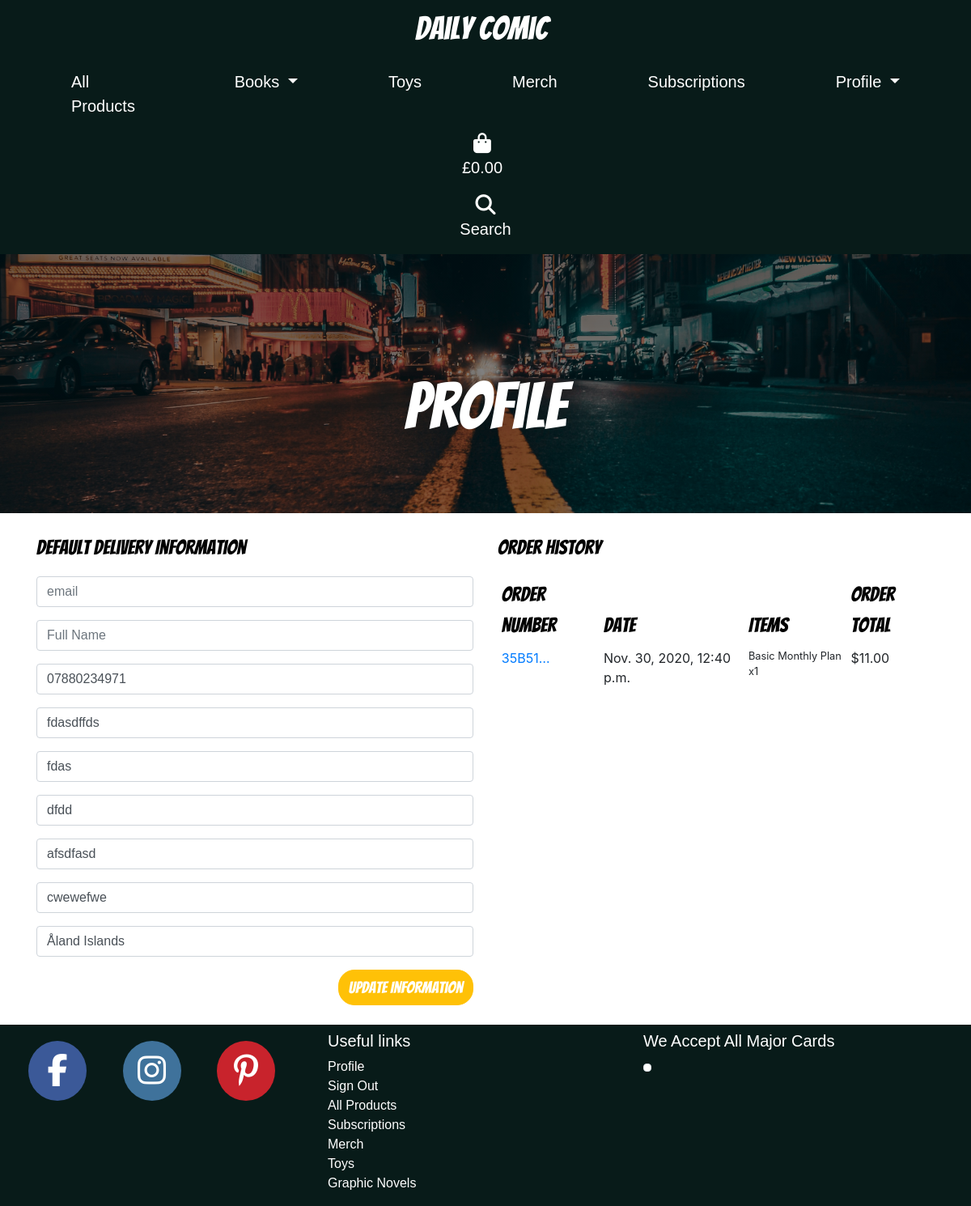
The page /profile/ (signed in) on the database as committed earlier.
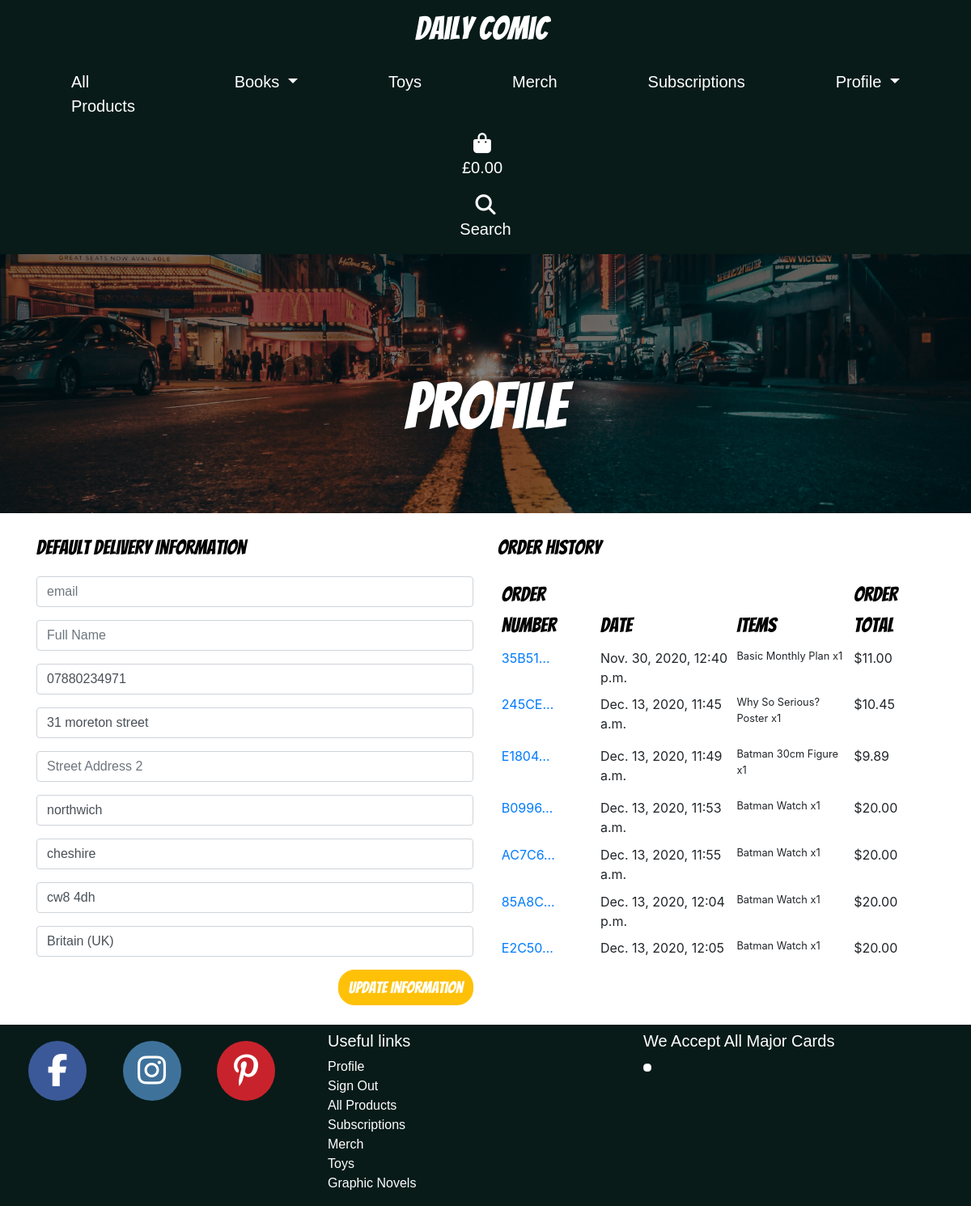
The same page on the database as committed later.
### profiles/models.py (models this page shows, shortened)
class  Userprofiles(models.Model):
    user = models.OneToOneField(User, on_delete=models.CASCADE)
    default_email = models.CharField(max_length=80,
                                               null=True, blank=True)
    default_full_name = models.CharField(max_length=80,
                                               null=True, blank=True)
    default_phone_number = models.CharField(max_length=20,
                                            null=True, blank=True)
    default_street_address1 = models.CharField(max_length=80,
                                               null=True, blank=True)
    default_street_address2 = models.CharField(max_length=80,
                                               null=True, blank=True)
    default_town_or_city = models.CharField(max_length=40,
                                            null=True, blank=True)
    default_county = models.CharField(max_length=80,
                                      null=True, blank=True)
    default_postcode = models.CharField(max_length=20,
                                        null=True, blank=True)
    default_country = CountryField(blank_label='Country',
                                   null=True, blank=True)

### checkout/models.py (models this page shows, shortened)
class Order(models.Model):
    order_number = models.CharField(max_length=32, null=False, editable=False)
    user_profile = models.ForeignKey(
        Userprofiles, on_delete=models.SET_NULL, null=True,
        blank=True, related_name='orders')
    full_name = models.CharField(max_length=50, null=False, blank=False)
    email = models.EmailField(max_length=254, null=False, blank=False)
    phone_number = models.CharField(max_length=20, null=False, blank=False)
    country = CountryField(blank_label="Country *", null=False, blank=False)
    postcode = models.CharField(max_length=20, null=True, blank=True)
    town_or_city = models.CharField(max_length=40, null=False, blank=False)
    street_address1 = models.CharField(max_length=80, null=False, blank=False)
    street_address2 = models.CharField(max_length=80, null=True, blank=True)
    county = models.CharField(max_length=80, null=True, blank=True)
    date = models.DateTimeField(auto_now_add=True)
    delivery_cost = models.DecimalField(
        max_digits=6, decimal_places=2, null=False, default=0)
    order_total = models.DecimalField(
        max_digits=10, decimal_places=2, null=False, default=0)
    grand_total = models.DecimalField(
        max_digits=10, decimal_places=2, null=False, default=0)
    original_bag = models.TextField(null=False, blank=False, default='')
    stripe_pid = models.CharField(
        max_length=254, null=False, blank=False, default='')

class OrderLineItem(models.Model):
    order = models.ForeignKey(
        Order, null=False, blank=False, on_delete=models.CASCADE, related_name='lineitems')
    product = models.ForeignKey(
        Product, null=False, blank=False, on_delete=models.CASCADE)
    sub_id = models.CharField(max_length=254, blank=True)
    product_size = models.CharField(
        max_length=2, null=True, blank=True)  # XS, S, M, L, XL
    quantity = models.IntegerField(null=False, blank=False, default=0)
    lineitem_total = models.DecimalField(
        max_digits=6, decimal_places=2,
        null=False, blank=False, editable=False)

### products/models.py (models this page shows, shortened)
class Product(models.Model):
    category = models.ForeignKey(
        'Category', null=True, blank=True, on_delete=models.SET_NULL)
    sku = models.CharField(max_length=254, blank=True)
    name = models.CharField(max_length=254)
    universe = models.CharField(max_length=254, blank=True)
    hero = models.CharField(max_length=254, blank=True)
    author = models.CharField(max_length=254, blank=True)
    artist = models.CharField(max_length=254, blank=True)
    publishedby = models.CharField(max_length=254, blank=True)
    description = models.TextField()
    has_sizes = models.BooleanField(default=False, null=True, blank=True)
    is_subscription = models.BooleanField(default=False, null=True, blank=True)
    sub_id = models.CharField(max_length=254, blank=True)
    rrp = models.DecimalField(max_digits=6, decimal_places=2)
    price = models.DecimalField(max_digits=6, decimal_places=2)
    image_url = models.URLField(
        max_length=1024, blank=True)
    image = models.ImageField(blank=True)

### profiles/views.py (the view)
# urls.py: path('', views.theProfile, name='theprofile'),
def theProfile(request):
    profile = get_object_or_404(Userprofiles, user=request.user)
    if request.method == 'POST':
        form = ProfileForm(request.POST, instance=profile)
        if form.is_valid():
            form.save()
            messages.success(
                request, 'Successfully updated your details!')
    orders = profile.orders.all()
    template = 'profiles/theprofile.html'
    form = ProfileForm(instance=profile)
    context = {
        'form': form,
        'orders': orders,
        'on_profile': True,
    }
    return render(request, template, context)

### profiles/forms.py
class ProfileForm(forms.ModelForm):
    class Meta:
        model = Userprofiles
        exclude = ('user',)
    def __init__(self, *args, **kwargs):
        super().__init__(*args, **kwargs)
        placeholders = {
            'default_email': 'email',
            'default_full_name': 'Full Name',
            'default_phone_number': 'Phone Number',
            'default_country': 'Country',
            'default_postcode': 'Postal Code',
            'default_town_or_city': 'Town or City',
            'default_street_address1': 'Street Address 1',
            'default_street_address2': 'Street Address 2',
            'default_county': 'County',
        }
        self.fields['default_phone_number'].widget.attrs['autofocus'] = True
        for field in self.fields:
            if self.fields[field].required:
                placeholder = f'{placeholders[field]} *'
            else:
                placeholder = placeholders[field]
            self.fields[field].widget.attrs['placeholder'] = placeholder
            self.fields[field].widget.attrs['class'] = ''
            self.fields[field].label = False

### bag/contexts.py (called while the page is built, shortened)
def basket_contents(request):
    bag_items = []
    total = 0
    product_count = 0
    bag = request.session.get('bag', {})
    if total < settings.FREE_DELIVERY_THRESHOLD:
        delivery = total * Decimal(settings.STANDARD_DELIVERY_PERCENTAGE / 100)
        free_delivery_delta = settings.FREE_DELIVERY_THRESHOLD - total
    else:
        delivery = 0
        free_delivery_delta = 0
    grand_total = delivery + total
    context = {
        'bag_items': bag_items,
        'total': total,
        'product_count': product_count,
        'delivery': delivery,
        'free_delivery_delta': free_delivery_delta,
        'free_delivery_threshold': settings.FREE_DELIVERY_THRESHOLD,
        'grand_total': grand_total,
    }
    return context

### profiles/templates/profiles/theprofile.html (shortened to what this page needs)
{% extends "base.html" %}
{% load static %}
{% block extra_css %}
    <link rel="stylesheet" href="{% static 'profiles/css/profiles.css' %}">
{% endblock %}
{% block content %}
    <div class="hero-image1">
	<div class="hero-text">
    <h1>Profile</h1>
	</div>
</div>
<div class="container warpper">
	<div class="row mb-4">
		<div class="col-12 col-lg-6 mt-4">
			<p class="product-title">Default Delivery Information</p>
			<form class="mt-3 product-text" action="{% url 'theprofile' %}" method="POST" id="profile-update-form">
				{{ form|crispy }}
				<button class="btn btn-warning produtPageButton float-right">Update Information</button>
			</form>
		</div>
		<div class="col-12 col-lg-6 mt-4 mb-4">
			<p class="product-title">Order History</p>
			<div class="order-history table-responsive">
				<table class="table table-sm table-borderless">
					<thead class="product-title table-head">
						<tr>
							<th>Order Number</th>
							<th>Date</th>
							<th>Items</th>
							<th>Order Total</th>
						</tr>
					</thead>
					<tbody>
				 {% for order in orders %}
                                <tr>
                                    <td>
                                        <a href="{% url 'order_history' order.order_number %}"
                                        title="{{ order.order_number }}">
                                            {{ order.order_number|truncatechars:6 }}
                                        </a>
                                    </td>
                                    <td>{{ order.date }}</td>
                                    <td>
                                        <ul class="list-unstyled">
                                            {% for item in order.lineitems.all %}
                                                <li class="small">
                                                    {{ item.product.name }} x{{ item.quantity }}
                                                </li>
                                            {% endfor %}
                                        </ul>
                                    </td>
                                    <td>${{ order.grand_total }}</td>
                                </tr>
                            {% endfor %}
                        </tbody>
                    </table>
                </div>
            </div>
</div>
</div>
{% endblock %}

### templates/base.html (shortened to what this page needs)
{% load static %}
<!DOCTYPE html>
<html lang="en">
<head>
	{% block core_cs %}
	<link rel="stylesheet" href="https://stackpath.bootstrapcdn.com/bootstrap/4.5.2/css/bootstrap.min.css"
>
	<link rel="stylesheet" href="{% static 'css/base.css' %}">
	{% endblock %}
	{% block extra_css %}
	{% endblock %}
</head>
<body>
<div class="bg-dark text-center">
	<a class="navbar-brand ml-3" href="{% url 'products' %}">
    <span class="card-heading">Daily Comic </span>
  </a>
</div>
<nav class="navbar navbar-expand-xl navbar-dark bg-dark ">
  <div class="collapse navbar-collapse flex-column " id="navbar">
    <ul class="navbar-nav justify-content-center w-100 bg-secondary px-3 bg-dark">
       <li class="nav-item">
					<a class="nav-link" href="{% url 'products' %}">All Products</a>
				</li>
				<li class="nav-item dropdown ">
					<a class="nav-link dropdown-toggle" href="#" id="navbarDropdown1" role="button"
						data-toggle="dropdown" aria-haspopup="true">
						Books
					</a>
				</li>
				<li class="nav-item">
					<a class="nav-link" href="{% url 'products' %}?category=Toys">Toys</a>
				</li>
				<li class="nav-item">
					<a class="nav-link" href="{% url 'products' %}?category=Merchandise">Merch</a>
				</li>
				<li class="nav-item">
					<a class="nav-link" href="{% url 'subs' %}">Subscriptions</a>
				</li>
				<li class="nav-item dropdown">
					<a class="nav-link dropdown-toggle" href="#" id="navbarDropdown1" role="button"
						data-toggle="dropdown" aria-haspopup="true" aria-expanded="false">
						Profile
					</a>
				</li>
    </ul>
<li class="list-inline-item">
    <a class="{% if grand_total %}text-warning{% endif %} nav-link d-block " href="{% url 'see_the_basket' %}">
        <div class="text-center product-text">
            <div><i class="fas fa-shopping-bag fa-lg"></i></div>
            <p class="my-0">
                {% if grand_total %}
                    £{{ grand_total|floatformat:2 }}
                {% else %}
                    £0.00
                {% endif %}
            </p>
        </div>
    </a>
</li>
 <li class="list-inline-item">
    <a class="text-black nav-link d-block " href="#" id="mobile-search" data-toggle="dropdown" aria-haspopup="true" aria-expanded="false">
        <div class="text-center">
            <div><i class="fas fa-search fa-lg"></i></div>
            <p class="my-0">Search</p>
        </div>
    </a>
</li>
   </div>
</nav>
	{% block content %}
	{% endblock %}
	<footer>
		<div class="row container-fluid">
			<div class="col ">
				<a href="https://facebook.com/" target="_blank" class="btn  social-buttons fb-bg">
					<i class="fab fa-facebook-f"></i>
				</a>
				<a href="https://instagram.com/" target="_blank" class="btn  social-buttons insta-bg">
					<i class="fab fa-instagram"></i>
				</a>
				<a href="https://pinterest.com/" target="_blank" class="btn  social-buttons pin-bg">
					<i class="fab fa-pinterest-p"></i>
				</a>
			</div>
			<div class="col mt-2">
				<h5 class="footer-links"> Useful links</h5>
				<ul class="list-unstyled footer-links text-decoration-none">
					{% if request.user.is_authenticated %}
					<li><a class=" text-white " href="#">Profile</a></li>
					<li><a class=" text-white " href="{% url 'account_logout' %}">Sign Out</a></li>
					{% else %}
					<li><a class=" text-white " href="{% url 'account_login' %}">Sign In</a></li>
					<li><a class=" text-white " href="{% url 'account_signup' %}">Register</a></li>
					{% endif %}
					<li><a class=" text-white " href="{% url 'products' %}">All Products</a></li>
					<li><a class=" text-white " href="{% url 'products' %}?category=Subscriptions">Subscriptions</a></li>
					<li><a class=" text-white " href="{% url 'products' %}?category=Merchandise">Merch</a></li>
					<li><a class=" text-white " href="{% url 'products' %}?category=Toys">Toys</a></li>
					<li><a class=" text-white " href="{% url 'products' %}?category=Graphic_Novels,Comics">Graphic
							Novels</a></li>
				</ul>
			</div>
			<div class="col">
				<h5 class="footer-links mt-2">We Accept All Major Cards</h5>
				<img class="img-thumbnail  card-image " src="https://tse1.mm.bing.net/th?id=OIP.YxidPchnBgDrWxiXqKWPFwAAAA&pid=Api&P=0&w=300&h=47" alt="">
			</div>
			</div>
	</footer>
</body>
</html>

### static/css/base.css (style rules this page uses)
html { height: 100%; }
body, html { height: 100%; margin: 0; }
h1 { font-family: 'Bangers', sans-serif; font-size: 80px; }
.nav-link { color:white !important; font-family: 'Playfair',sans-serif !important; font-size: 20px; }
.nav-item { color: #ffff !important; padding-right: 3rem !important; padding-left: 3rem !important; font-family: 'Playfair',sans-serif; font-size: 20px; }
.bg-dark { background-color: #081B19 !important; }
.navbar-brand { font-family: 'Bangers',sans-serif; font-size: 40px; padding-right: 40px; padding-left: 30px; color: white; }
footer { background-color: #081B19; min-height: 120px; width: -webkit-fill-available; }
.social-buttons { margin: 20px; font-size: 40px; width: 20%; border-radius: 60%; color: #fff; }
.fb-bg { background-color: #3b5998; }
.pin-bg { background-color: #c8232c; }
.insta-bg { background-color: #3f729b; }
.footer-links { color: #fff !important; font-family: 'Playfair',sans-serif; }
.card-image { max-width: 70%; }
a.text-white { color: #fff !important; }
.hero-image1 { background-image: linear-gradient(rgba(0, 0, 0, 0.5), rgba(0, 0, 0, 0.5)), url("/media/street.jpg"); height: 40%; background-color: black; background-position: center; background-repeat: no-repeat; background-size: cover; position: relative; }
.card-heading { color: white; font-family: 'Bangers', sans-serif; font-size: 40px; }
.hero-text { text-align: center; position: absolute; top: 60%; left: 50%; transform: translate(-50%, -50%); color: white; }
.product-text { font-family: 'Playfair',sans-serif; font-size: 20px; }
.product-title { font-family: 'Bangers',sans-serif; font-size: 25px; color: black !important; }
.produtPageButton { color: #ffff !important; border-radius: 20px; font-family: 'Bangers',sans-serif; font-size: 20px; cursor: pointer; }
.form-group select { -webkit-appearance:none; }

### profiles/static/profiles/css/profiles.css (style rules this page uses)
th { font-weight: normal; }
.order-history { max-height: 468px; overflow-y: auto; }

Rows that differ between the two databases and show on the page:
changed Userprofiles: default_street_address1 "fdasdffds" → "31 moreton street"; default_street_address2 "fdas" → (not shown); default_town_or_city "dfdd" → "northwich"; default_county "afsdfasd" → "cheshire"; default_postcode "cwewefwe" → "cw8 4dh"; default_country "Åland Islands" → "Britain (UK)"
added Order: order_number "245CE…", date "Dec. 13, 2020, 11:45 a.m.", grand_total "10.45"
added OrderLineItem: product.name "Why So Serious? Poster", quantity "1", shown under "245CE…"
added Order: order_number "E1804…", date "Dec. 13, 2020, 11:49 a.m.", grand_total "9.89"
added OrderLineItem: product.name "Batman 30cm Figure", quantity "1", shown under "E1804…"
added Order: order_number "B0996…", date "Dec. 13, 2020, 11:53 a.m.", grand_total "20.00"
added OrderLineItem: product.name "Batman Watch", quantity "1", shown under "B0996…"
added Order: order_number "AC7C6…", date "Dec. 13, 2020, 11:55 a.m.", grand_total "20.00"
added OrderLineItem: product.name "Batman Watch", quantity "1", shown under "AC7C6…"
added Order: order_number "85A8C…", date "Dec. 13, 2020, 12:04 p.m.", grand_total "20.00"
added OrderLineItem: product.name "Batman Watch", quantity "1", shown under "85A8C…"
added Order: order_number "E2C50…", date "Dec. 13, 2020, 12:05…", grand_total "20.00"
added OrderLineItem: product.name "Batman Watch", quantity "1", shown under "E2C50…"
